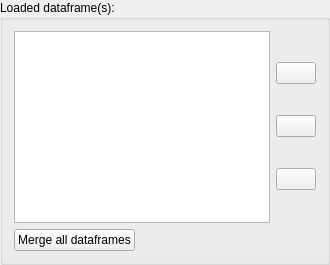
              <widget class="QGroupBox" name="groupBox_loaded_df">
               <property name="title">
                <string>Loaded dataframe(s):</string>
               </property>
               <layout class="QVBoxLayout" name="verticalLayout_8">
                <item>
                 <layout class="QHBoxLayout" name="horizontalLayout_4">
                  <item>
                   <widget class="QListWidget" name="listbox_dfs"/>
                  </item>
                  <item>
                   <layout class="QVBoxLayout" name="verticalLayout">
                    <property name="spacing">
                     <number>0</number>
                    </property>
                    <item>
                     <widget class="QPushButton" name="btn_view_df">
                      <property name="toolTip">
                       <string>View selected dataframe 
(Hold CTRL key to view filtered df)</string>
                      </property>
                      <property name="autoFillBackground">
                       <bool>true</bool>
                      </property>
                      <property name="text">
                       <string/>
                      </property>
                      <property name="icon">
                       <iconset resource="resources_new.qrc">
                        <normaloff>:/icon/iconpack/view.png</normaloff>:/icon/iconpack/view.png</iconset>
                      </property>
                      <property name="iconSize">
                       <size>
                        <width>25</width>
                        <height>25</height>
                       </size>
                      </property>
                     </widget>
                    </item>
                    <item>
                     <widget class="QPushButton" name="btn_remove_df">
                      <property name="toolTip">
                       <string>Remove selected dataframe</string>
                      </property>
                      <property name="text">
                       <string/>
                      </property>
                      <property name="icon">
                       <iconset resource="resources_new.qrc">
                        <normaloff>:/icon/iconpack/icons8-remove-100.png</normaloff>:/icon/iconpack/icons8-remove-100.png</iconset>
                      </property>
                      <property name="iconSize">
                       <size>
                        <width>25</width>
                        <height>25</height>
                       </size>
                      </property>
                     </widget>
                    </item>
                    <item>
                     <widget class="QPushButton" name="btn_save_all_df">
                      <property name="toolTip">
                       <string>Save all df to one Excel files 
(Hold Ctrl to save df to seperated files)</string>
                      </property>
                      <property name="text">
                       <string/>
                      </property>
                      <property name="icon">
                       <iconset resource="resources_new.qrc">
                        <normaloff>:/icon/iconpack/save-all.png</normaloff>:/icon/iconpack/save-all.png</iconset>
                      </property>
                      <property name="iconSize">
                       <size>
                        <width>25</width>
                        <height>25</height>
                       </size>
                      </property>
                     </widget>
                    </item>
                   </layout>
                  </item>
                 </layout>
                </item>
                <item>
                 <widget class="QPushButton" name="merge_dfs">
                  <property name="sizePolicy">
                   <sizepolicy hsizetype="Fixed" vsizetype="Fixed">
                    <horstretch>0</horstretch>
                    <verstretch>0</verstretch>
                   </sizepolicy>
                  </property>
                  <property name="text">
                   <string>Merge all dataframes</string>
                  </property>
                 </widget>
                </item>
               </layout>
              </widget>
